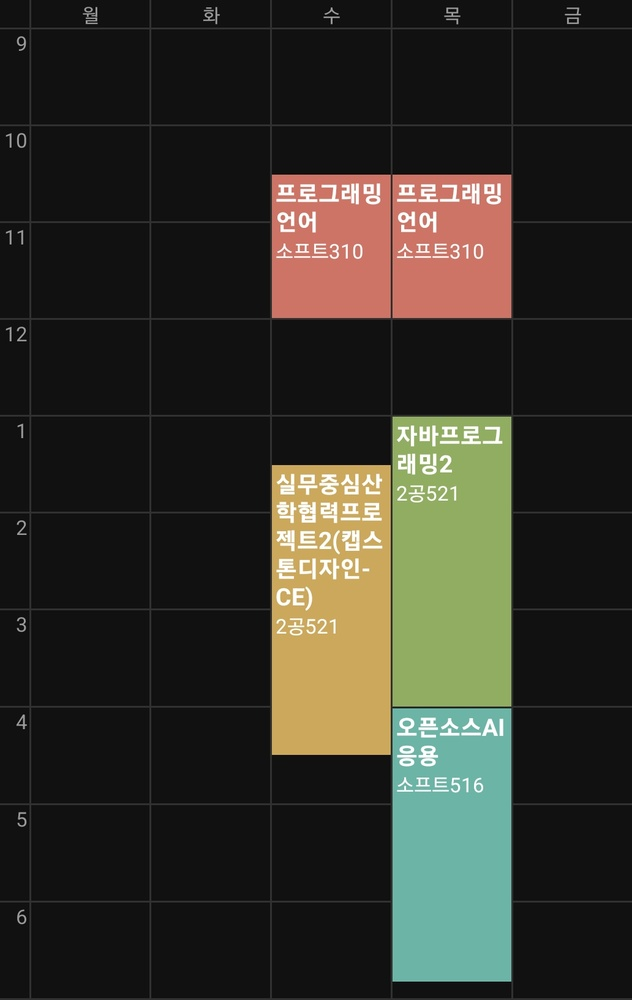
#> input picture accounts/TimeTableController/Sample/sample-dark1.jpeg, 632 x 1000 px, shrunk from 1032 x 1632 before the run
$ python -i ImageFile.py   (imports and definitions only)
#> lines starting #> are read from the running program, lines starting #| are printed output that depends on the picture; after the words box and inside, x2 and y2 are one past the last pixel; in counts of white or black regions, pixels touching at a corner belong together
#> further down, picture is the input picture: shape (1000, 632, 3); mean B, G, R 41.4, 50.3, 51.3
import cv2
import numpy as np


def file_to_image(file):
    arr = np.fromstring(file, np.uint8)
    return cv2.imdecode(arr, cv2.IMREAD_COLOR)


def image_read(path):
    return cv2.imread(path, cv2.IMREAD_COLOR)


def is_dark_mode(img):
    img = cv2.cvtColor(img, cv2.COLOR_BGR2GRAY)
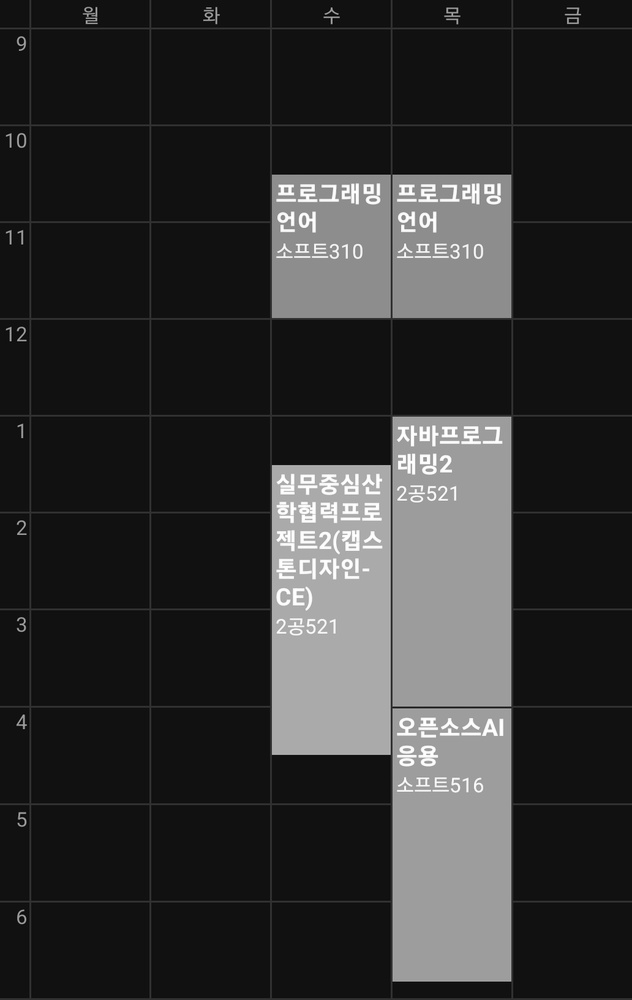
#> img: shape (1000, 632); min 0, max 255, mean 49.6
    return img.item(5, 5) < 100


class BinaryImage:
    def __init__(self, img):
        if is_dark_mode(img):
            img = cv2.cvtColor(img, cv2.COLOR_BGR2GRAY)
            img = 255 - img
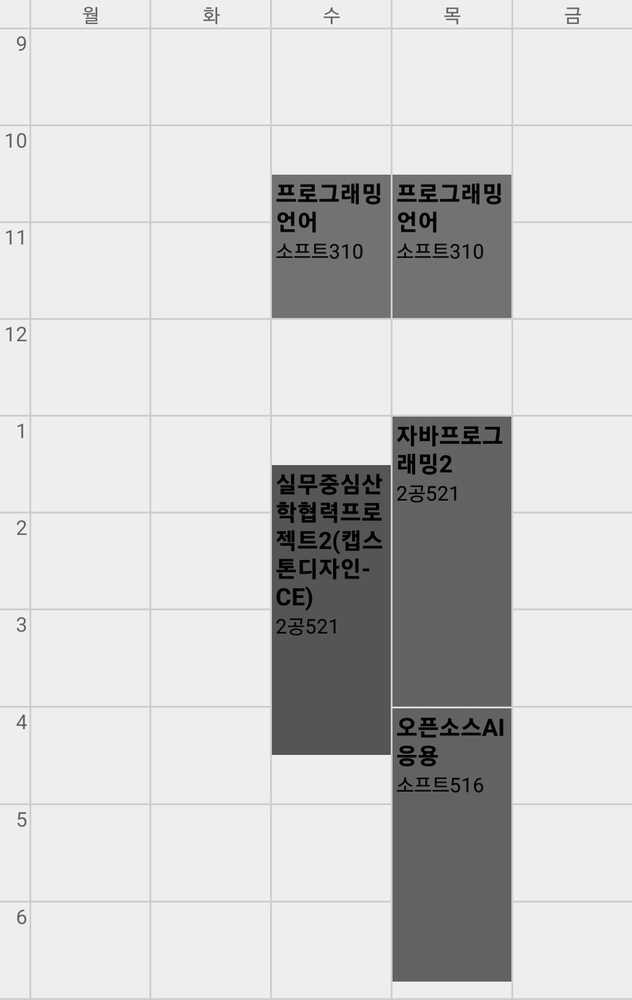
#> img: shape (1000, 632); min 0, max 255, mean 205.4
            _, img = cv2.threshold(img, 230, 1000, cv2.THRESH_BINARY)
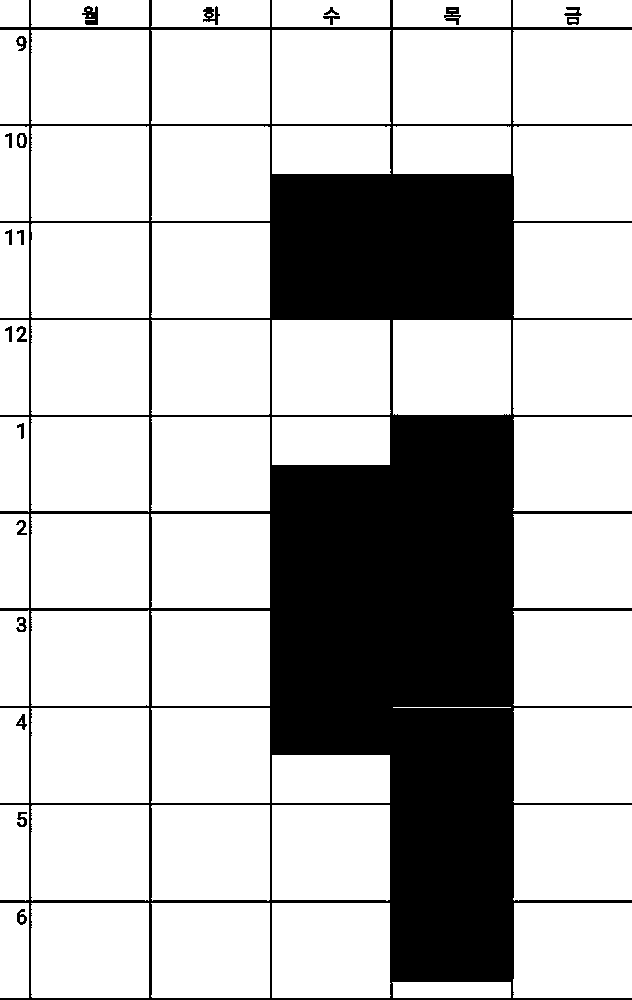
#> img: shape (1000, 632); 74.3% white; 21 black regions, largest, box (x1, y1, x2, y2) and area: (0, 0, 632, 1000) 160662, (82, 6, 98, 25) 212, (444, 7, 461, 25) 175
            self.img = img
            return

        img = cv2.cvtColor(img, cv2.COLOR_BGR2GRAY)
        _, img = cv2.threshold(img, 240, 1000, cv2.THRESH_BINARY)
        line_min_width = 35
        kernel_h = np.ones((1, line_min_width), np.uint8)
        kernel_v = np.ones((line_min_width, 1), np.uint8)

        img_bin_h = cv2.morphologyEx(img, cv2.MORPH_OPEN, kernel_h)
        img_bin_v = cv2.morphologyEx(img, cv2.MORPH_OPEN, kernel_v)
        self.img = img_bin_h | img_bin_v

    def day_line_positions(self):
        SEARCHING_START_WIDTH = 10
        SEARCHING_END_WIDTH = len(self.img[0]) - 10
#> SEARCHING_END_WIDTH = 622
        SEARCHING_HEIGHT = 5
        # 일요일 인식을 위해 최소 gap 100 -> 50
        MINIMUM_GAP_OF_CLASS_HEIGHT = 50

        positions = []
        for w in range(SEARCHING_START_WIDTH, SEARCHING_END_WIDTH):
            if self.img.item(SEARCHING_HEIGHT, w) == 0:
                if len(positions) > 0 and w - positions[len(positions) - 1] < MINIMUM_GAP_OF_CLASS_HEIGHT:
                    continue
                positions.append(w)
#> after the loop, positions = [29, 149, 270, 390, 511]
        return positions

    # [32 lines left out: functions time_line_positions, as_table, not called in this run]

    def draw_point(self, position, size):
        cv2.line(self.img, position, position, (0, 0, 255), size)

    # [4 lines left out: function print, not called in this run]

>>> import cv2
>>> picture = cv2.imread('Sample/sample-dark1.jpeg')
>>> result = BinaryImage(picture).day_line_positions()
#> result = [29, 149, 270, 390, 511]

$ run again, on accounts/TimeTableController/Sample/sample-dark2.jpeg
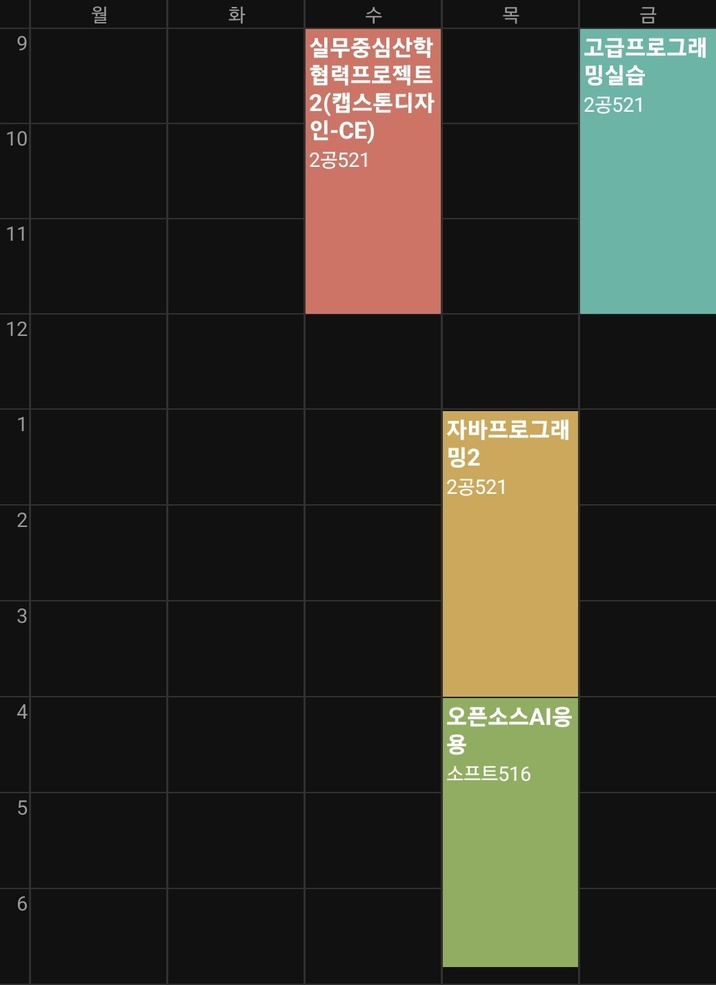
#> input picture accounts/TimeTableController/Sample/sample-dark2.jpeg, 716 x 985 px, shrunk from 1038 x 1428 before the run
#> picture is the input picture: shape (985, 716, 3); mean B, G, R 41, 50.1, 51
#> in __init__, `img = 255 - img`:
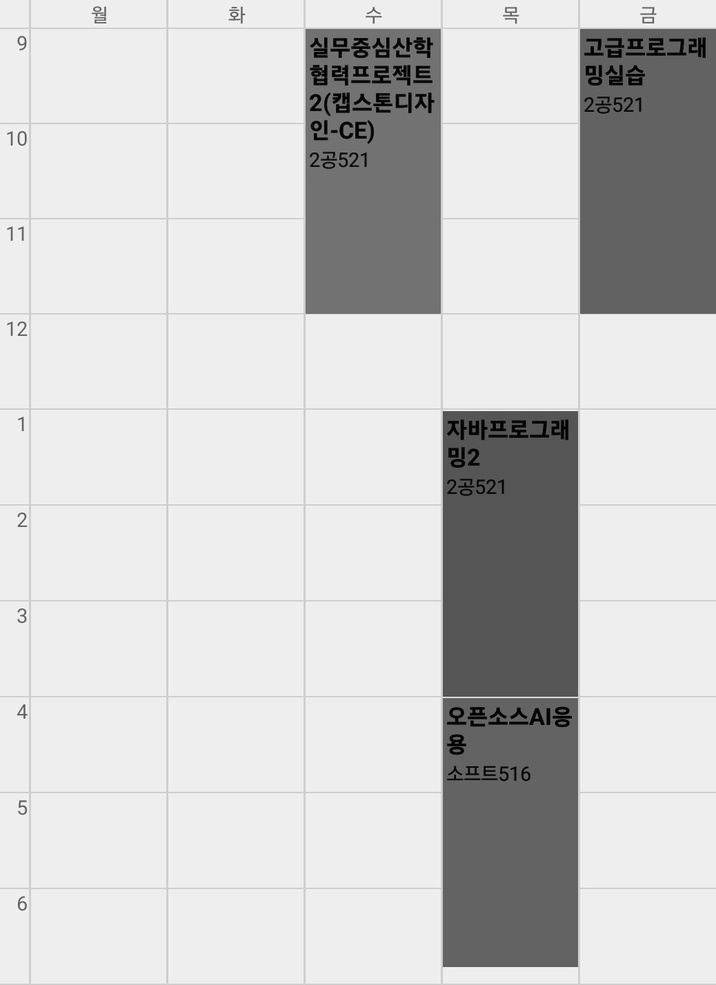
#> img: shape (985, 716); min 0, max 255, mean 205.7
#> in __init__, `_, img = cv2.threshold(img, 230, 1000, cv2.THRESH_BINARY)`:
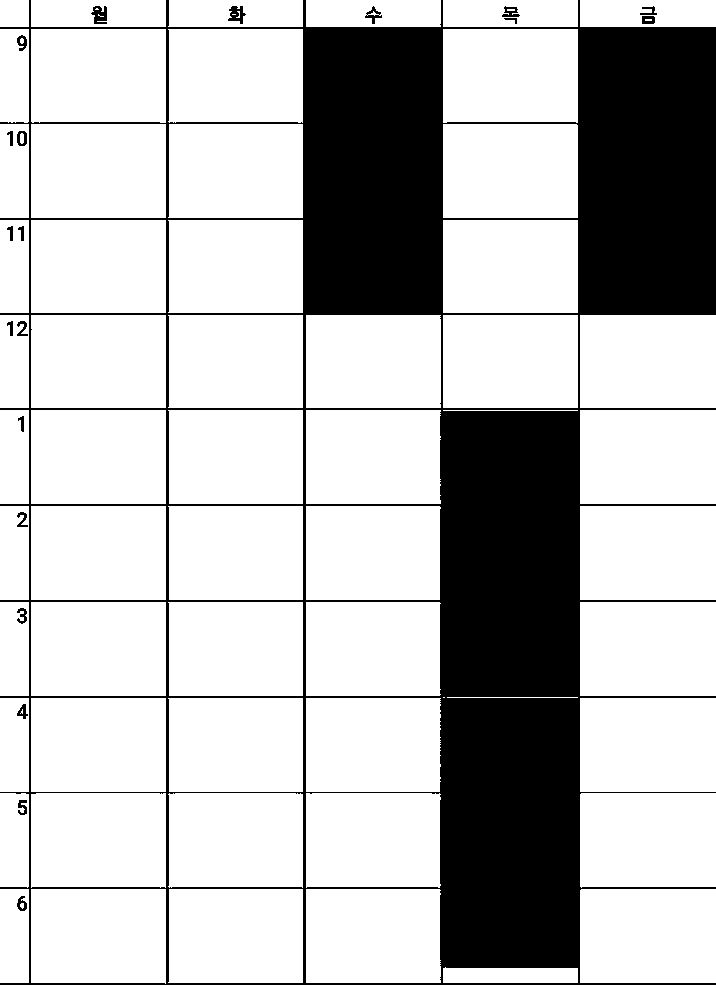
#> img: shape (985, 716); 74.7% white; 21 black regions, largest, box (x1, y1, x2, y2) and area: (0, 0, 716, 985) 176801, (91, 6, 107, 24) 202, (228, 6, 246, 24) 182
#> SEARCHING_END_WIDTH = 706
#> after the loop in day_line_positions, `for w in range(SEARCHING_START_WIDTH, SEARCHING_END_WIDTH):`: positions = [29, 166, 303, 441, 578]
